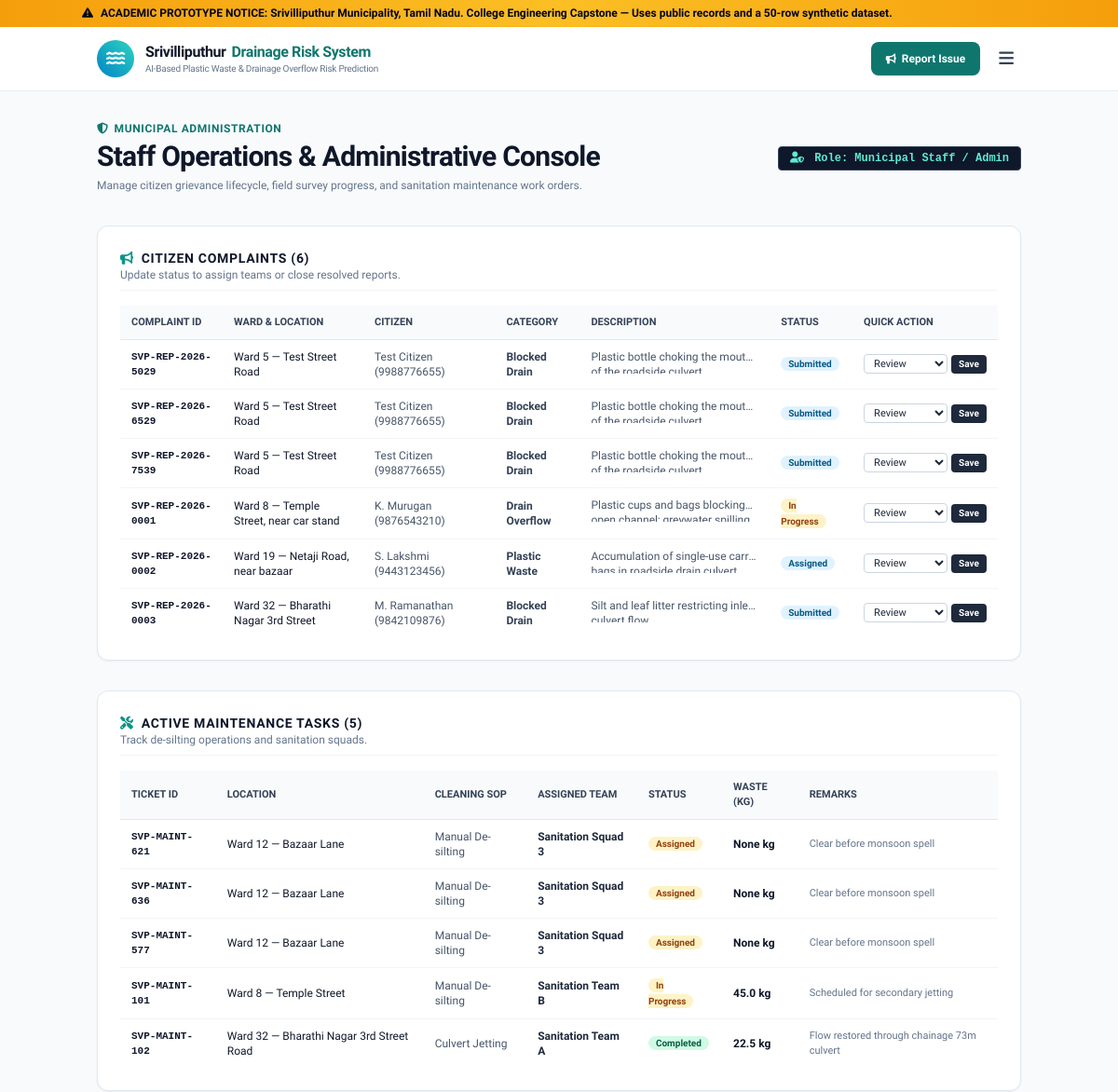
/admin (upper part), run on an earlier commit of the app's database.
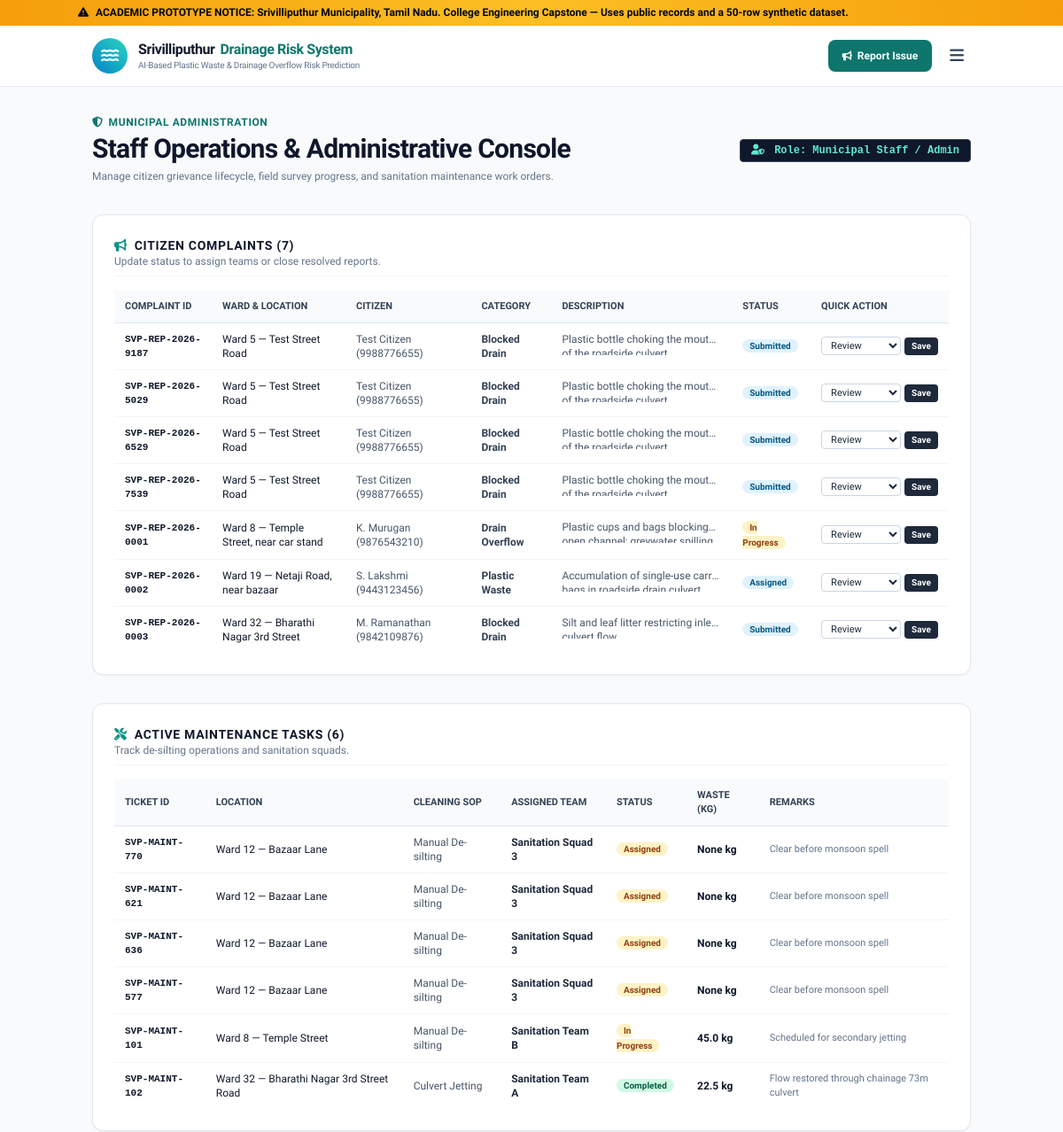
And on a later commit of the database.
### tables this page shows
CREATE TABLE citizen_reports (
        id INTEGER PRIMARY KEY AUTOINCREMENT,
        complaint_id TEXT UNIQUE NOT NULL,
        name TEXT,
        phone TEXT,
        email TEXT,
        ward_no INTEGER,
        street_location TEXT NOT NULL,
        gps_lat REAL,
        gps_lng REAL,
        issue_type TEXT NOT NULL,
        description TEXT NOT NULL,
        photo_filename TEXT,
        status TEXT NOT NULL DEFAULT 'Submitted',
        created_at TIMESTAMP DEFAULT CURRENT_TIMESTAMP,
        updated_at TIMESTAMP DEFAULT CURRENT_TIMESTAMP
    );

CREATE TABLE maintenance_records (
        id INTEGER PRIMARY KEY AUTOINCREMENT,
        ticket_id TEXT UNIQUE NOT NULL,
        drain_id TEXT,
        ward_no INTEGER,
        street TEXT NOT NULL,
        issue_description TEXT NOT NULL,
        cleaning_type TEXT,
        cleaning_date TEXT,
        waste_removed_kg REAL,
        assigned_team TEXT,
        status TEXT NOT NULL DEFAULT 'Pending',
        completion_date TEXT,
        photo_evidence TEXT,
        remarks TEXT,
        updated_at TIMESTAMP DEFAULT CURRENT_TIMESTAMP
    );

### app.py (the view)
@app.route('/admin')
def admin():
    conn = get_db()
    c = conn.cursor()
    c.execute("SELECT * FROM citizen_reports ORDER BY created_at DESC")
    reports = [dict(row) for row in c.fetchall()]
    c.execute("SELECT * FROM maintenance_records ORDER BY updated_at DESC")
    maint = [dict(row) for row in c.fetchall()]
    c.execute("SELECT * FROM field_surveys")
    surveys = [dict(row) for row in c.fetchall()]
    conn.close()
    return render_template('admin.html', reports=reports, maintenance=maint, surveys=surveys)

### app.py (called while the page is built)
def get_db():
    conn = sqlite3.connect(str(DB_PATH))
    conn.row_factory = sqlite3.Row
    return conn

@app.context_processor
def inject_global_context():
    return {
        'project_title': 'AI-Based Plastic Waste & Drainage Overflow Risk Prediction System',
        'municipality_name': 'Srivilliputhur Municipality',
        'state_name': 'Tamil Nadu',
        'prototype_disclaimer': 'Academic Demonstration Prototype — Built using public municipal records and a 50-row synthetic ML dataset. Not an official municipal deployment.',
        'current_year': '2026'
    }

### templates/admin.html (shortened to what the changed rows need)
{% extends "base.html" %}
{% block content %}
<div class="container mx-auto px-4 py-8">
  <div class="flex flex-col md:flex-row md:items-center justify-between gap-4 mb-8">
    <div>
      <h1 class="text-2xl md:text-3xl font-extrabold text-slate-900 tracking-tight">
        Staff Operations & Administrative Console
      </h1>
    </div>
  </div>
  <div class="space-y-8">
    <div class="bg-white border border-slate-200 rounded-xl p-6 shadow-sm">
      <div class="flex items-center justify-between mb-4 pb-2 border-b border-slate-100">
        <div>
          <h2 class="text-sm font-bold text-slate-900 uppercase tracking-wider flex items-center gap-2">
            <i class="fa-solid fa-bullhorn text-teal-600"></i> Citizen Complaints ({{ reports|length }})
          </h2>
          <p class="text-xs text-slate-500">Update status to assign teams or close resolved reports.</p>
        </div>
      </div>
      <div class="overflow-x-auto">
        <table class="w-full text-xs text-left">
          <thead class="bg-slate-50 text-slate-700 font-semibold border-b border-slate-200 uppercase text-[11px]">
            <tr>
              <th class="px-3 py-2.5">Complaint ID</th>
              <th class="px-3 py-2.5">Ward & Location</th>
              <th class="px-3 py-2.5">Citizen</th>
              <th class="px-3 py-2.5">Category</th>
              <th class="px-3 py-2.5">Description</th>
              <th class="px-3 py-2.5">Status</th>
              <th class="px-3 py-2.5">Quick Action</th>
            </tr>
          </thead>
          <tbody class="divide-y divide-slate-100">
            {% for r in reports %}
            <tr class="hover:bg-slate-50 transition">
              <td class="px-3 py-2.5 font-bold text-slate-900 font-mono text-[11px]">{{ r.complaint_id }}</td>
              <td class="px-3 py-2.5 text-slate-900 font-medium">Ward {{ r.ward_no }} — {{ r.street_location }}</td>
              <td class="px-3 py-2.5 text-slate-600">{{ r.name }} ({{ r.phone }})</td>
              <td class="px-3 py-2.5 text-slate-700 font-semibold">{{ r.issue_type }}</td>
              <td class="px-3 py-2.5 text-slate-600 max-w-xs line-clamp-1">{{ r.description }}</td>
              <td class="px-3 py-2.5">
                <span class="px-2 py-0.5 rounded-full text-[10px] font-bold {% if r.status == 'Resolved' %}bg-emerald-100 text-emerald-800{% elif r.status == 'In Progress' %}bg-amber-100 text-amber-800{% else %}bg-sky-100 text-sky-800{% endif %}">
                  {{ r.status }}
                </span>
              </td>
              <td class="px-3 py-2.5">
                <form action="{{ url_for('api_maintenance') }}" method="POST" class="flex items-center gap-1">
                  <select name="status_update" class="text-[11px] bg-white border border-slate-300 rounded px-1.5 py-0.5">
                    <option value="Under Review">Review</option>
                  </select>
                  <button type="button" onclick="alert('Status updated for {{ r.complaint_id }}')" class="px-2 py-0.5 bg-slate-800 hover:bg-slate-700 text-white rounded text-[10px] font-semibold">
                    Save
                  </button>
                </form>
              </td>
            </tr>
            {% endfor %}
          </tbody>
        </table>
      </div>
    </div>
    <div class="bg-white border border-slate-200 rounded-xl p-6 shadow-sm">
      <div class="flex items-center justify-between mb-4 pb-2 border-b border-slate-100">
        <div>
          <h2 class="text-sm font-bold text-slate-900 uppercase tracking-wider flex items-center gap-2">
            <i class="fa-solid fa-screwdriver-wrench text-teal-600"></i> Active Maintenance Tasks ({{ maintenance|length }})
          </h2>
          <p class="text-xs text-slate-500">Track de-silting operations and sanitation squads.</p>
        </div>
      </div>
      <div class="overflow-x-auto">
        <table class="w-full text-xs text-left">
          <thead class="bg-slate-50 text-slate-700 font-semibold border-b border-slate-200 uppercase text-[11px]">
            <tr>
              <th class="px-3 py-2.5">Ticket ID</th>
              <th class="px-3 py-2.5">Location</th>
              <th class="px-3 py-2.5">Cleaning SOP</th>
              <th class="px-3 py-2.5">Assigned Team</th>
              <th class="px-3 py-2.5">Status</th>
              <th class="px-3 py-2.5">Waste (kg)</th>
              <th class="px-3 py-2.5">Remarks</th>
            </tr>
          </thead>
          <tbody class="divide-y divide-slate-100">
            {% for m in maintenance %}
            <tr class="hover:bg-slate-50 transition">
              <td class="px-3 py-2.5 font-bold text-slate-900 font-mono text-[11px]">{{ m.ticket_id }}</td>
              <td class="px-3 py-2.5 text-slate-900 font-medium">Ward {{ m.ward_no }} — {{ m.street }}</td>
              <td class="px-3 py-2.5 text-slate-600">{{ m.cleaning_type }}</td>
              <td class="px-3 py-2.5 font-semibold text-slate-800">{{ m.assigned_team }}</td>
              <td class="px-3 py-2.5">
                <span class="px-2 py-0.5 rounded-full text-[10px] font-bold {% if m.status == 'Completed' %}bg-emerald-100 text-emerald-800{% else %}bg-amber-100 text-amber-800{% endif %}">
                  {{ m.status }}
                </span>
              </td>
              <td class="px-3 py-2.5 font-bold text-slate-900">{{ m.waste_removed_kg }} kg</td>
              <td class="px-3 py-2.5 text-slate-500 text-[11px]">{{ m.remarks }}</td>
            </tr>
            {% endfor %}
          </tbody>
        </table>
      </div>
    </div>
  </div>
</div>
{% endblock %}

What changed in the data, as far as the page shows it:
added citizen_reports: complaint_id "SVP-REP-2026-9187", ward_no "5", street_location "Test Street Road", name "Test Citizen", phone "9988776655", issue_type "Blocked Drain", description "Plastic bottle choking the…", status "Submitted"
added maintenance_records: ticket_id "SVP-MAINT-770", ward_no "12", street "Bazaar Lane", cleaning_type "Manual De-silting", assigned_team "Sanitation Squad 3", status "Assigned", waste_removed_kg "None", remarks "Clear before monsoon spell"
Also different on the page:
{{ reports|length }}: "6" → "7"
{{ maintenance|length }}: "5" → "6"
